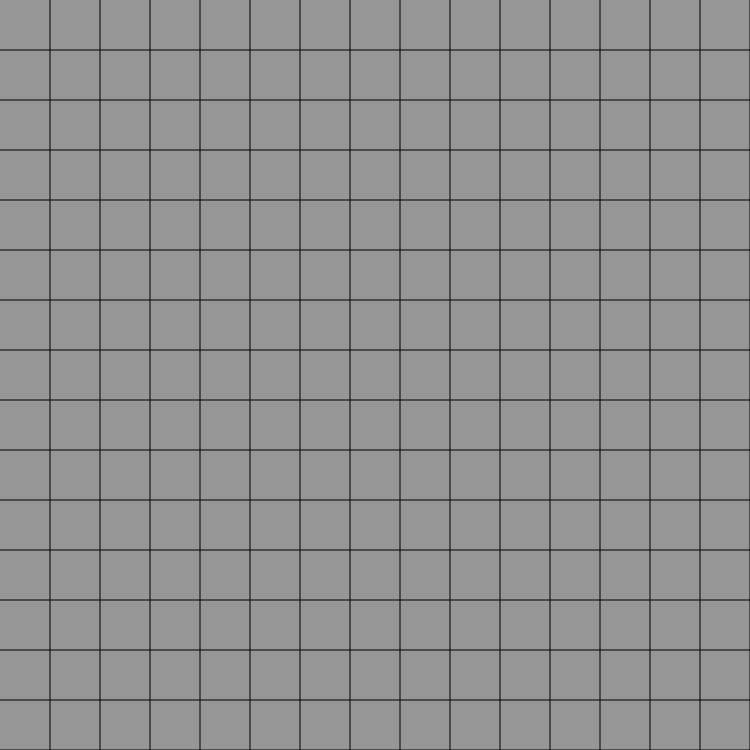
Frame 1 (no input)
Frame 60 (no input): identical to frame 1, image omitted
Frame 120 (the mouse pressed at the canvas centre since frame 60): identical to frame 1, image omitted

The p5.js sketch that drew this single still picture (run headless with seeded random() and noise() and a simulated clock; from frame 60 on, the mouse is pressed at the canvas centre):

// p5.js sketch
// ── sketch.js
var cubeSize;
var level = 
[
  [0, 0, 0, 0, 0, 0, 0, 0, 0, 0, 0, 0, 0, 0, 0], 
  [0, 0, 0, 0, 0, 0, 0, 0, 0, 0, 0, 0, 0, 0, 0], 
  [0, 0, 0, 0, 0, 0, 0, 0, 0, 0, 0, 0, 0, 0, 0], 
  [0, 0, 0, 0, 0, 0, 0, 0, 0, 0, 0, 0, 0, 0, 0], 
  [0, 0, 0, 0, 0, 0, 0, 0, 0, 0, 0, 0, 0, 0, 0], 
  [0, 0, 0, 0, 0, 0, 0, 0, 0, 0, 0, 0, 0, 0, 0], 
  [0, 0, 0, 0, 0, 0, 0, 0, 0, 0, 0, 0, 0, 0, 0], 
  [0, 0, 0, 0, 0, 0, 0, 0, 0, 0, 0, 0, 0, 0, 0], 
  [0, 0, 0, 0, 0, 0, 0, 0, 0, 0, 0, 0, 0, 0, 0], 
  [0, 0, 0, 0, 0, 0, 0, 0, 0, 0, 0, 0, 0, 0, 0], 
  [0, 0, 0, 0, 0, 0, 0, 0, 0, 0, 0, 0, 0, 0, 0], 
  [0, 0, 0, 0, 0, 0, 0, 0, 0, 0, 0, 0, 0, 0, 0], 
  [0, 0, 0, 0, 0, 0, 0, 0, 0, 0, 0, 0, 0, 0, 0], 
  [0, 0, 0, 0, 0, 0, 0, 0, 0, 0, 0, 0, 0, 0, 0], 
  [0, 0, 0, 0, 0, 0, 0, 0, 0, 0, 0, 0, 0, 0, 0], 
];

function setup() {
  createCanvas(750, 750);

  cubeSize = width / 15;
}

function draw() {
  background(150);

  for (var i = 0; i < cubeSize; i++) {
    if (i > 0) {
      line(i * cubeSize, 0, i * cubeSize, height);
      line(0, i * cubeSize, width, i * cubeSize);
    }
  }

  for (var i = 0; i < 15; i++) {
    for (var j = 0; j < 15; j++) {
      if (level[i][j] == 1) {
        fill(0);
        rect(j * cubeSize, i * cubeSize, cubeSize, cubeSize);
      }

      if (level[i][j] == 2) {
        fill(0, 255, 0);
        rect(j * cubeSize, i * cubeSize, cubeSize, cubeSize);
      }

      if (level[i][j] == 5) {
        fill(255, 255, 0);
        rect(j * cubeSize, i * cubeSize, cubeSize, cubeSize);
      }

      if (level[i][j] == 3) {
        fill(255, 0, 0);
        rect(j * cubeSize, i * cubeSize, cubeSize, cubeSize);
      }

      if (level[i][j] == 4) {
        fill(140, 70, 0);
        rect(j * cubeSize, i * cubeSize, cubeSize, cubeSize);
      }
    }
  }
}

/*
 65 A: Wall
 70 F: Player
 68 D: Enemy
 83 S: Chest
 71 G: Exit
 32  : Erase
 */

function keyPressed() {
  var x = Math.floor(mouseX / cubeSize);
  var y = Math.floor(mouseY / cubeSize);

  if (keyCode == 65) {
    level[y][x] = 1;
  }

  if (keyCode == 70) {
    level[y][x] = 2;
  }

  if (keyCode == 68) {
    level[y][x] = 3;
  }

  if (keyCode == 83) {
    level[y][x] = 4;
  }

  if (keyCode == 71) {
    level[y][x] = 5;
  }

  if (keyCode == 32) {
    level[y][x] = 0;
  }

  if (keyCode == 13) {
    document.getElementById("output").innerHTML += "[<br>";
    
    for(var i = 0; i < level.length; i++) {
      document.getElementById("output").innerHTML += "&nbsp;&nbsp;[";
      for(var j = 0; j < level[i].length; j++) {
        if(j < level[1].length-1) {
          document.getElementById("output").innerHTML += level[i][j] + ",&nbsp;";
        } else {
          document.getElementById("output").innerHTML += level[i][j];
        }
      }
      document.getElementById("output").innerHTML += "],<br>";
    }
    document.getElementById("output").innerHTML += "]";
  }
}
